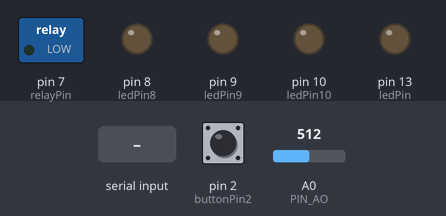
A sketch run on a simulated Arduino Uno, built with avr-gcc and run on an emulated ATmega328P. On the bench: switched loads named in the sketch (green lamp = pin HIGH), output pins drawn as LEDs (lit = HIGH). Dashed ring = blinking. The test bench sets the inputs (shaded band); at power-on: pin 2 (buttonPin2) LOW, A0 (PIN_AO) = 512. What the sketch prints to the serial monitor is not drawn.

Above: at 1.2 s.
1.3 s: pin 2 (buttonPin2) pulled HIGH for 3.2 s
At 2.5 s:
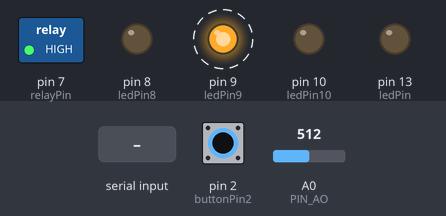
6.0 s: "on\n" received over Serial
7.5 s: "off\n" received over the second serial link
9.0 s: "90,45\n" received over Serial
10.5 s: "1\n" received over the second serial link
Timing chart, 0 to 13.0 s (numbered marks = the images above; inputs shaded):
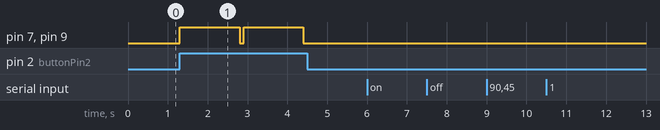

Measured:
- after the input at 1.3 s, pin 7 (relayPin), pin 9 (ledPin9): alternates HIGH for 1.5 s and LOW for 0.10 s, starting at once
- after the input at 6.0 s, every drawn part: stays the same
- after the input at 7.5 s, every drawn part: stays the same
- after the input at 9.0 s, every drawn part: stays the same
- after the input at 10.5 s, every drawn part: stays the same

The sketch:

relay_soil_moisture2.ino
```cpp
#include "SoftwareSerial.h"
#include <ArduinoJson.h>//step 1
#define PIN_TX 11
#define PIN_RX 12

#define LOCAL_TEST

StaticJsonDocument<200> doc;//step 2


SoftwareSerial swSerial(PIN_RX , PIN_TX);//12 11

#define PIN_AO 0
int relayPin = 7;
int ledPin =  13;

int ledPin8 = 8;
int ledPin9 = 9;
int ledPin10 = 10;


int buttonPin2 = 2;
int buttonState2 = 0;

int soilValue=0;
bool bAuto = false;
int delayTime = 1000;

void setup() {
  Serial.begin(9600);
  swSerial.begin(9600);
  pinMode(PIN_AO, INPUT);
  pinMode(ledPin, OUTPUT);
  pinMode(ledPin8,OUTPUT);
  pinMode(ledPin9,OUTPUT);
  pinMode(ledPin10,OUTPUT);
  pinMode(buttonPin2, INPUT);
  pinMode(relayPin, OUTPUT);


}


void loop() {

  #ifdef LOCAL_TEST
   //{"auto":"on"}
     hwSerialRead();
  #endif
  swSerialRead();
  soilValue = analogRead(PIN_AO);
  delay(100);

  buttonState2 = digitalRead(buttonPin2);
  if(buttonState2==1){
        digitalWrite(relayPin,HIGH);

        digitalWrite(ledPin8,LOW);
        digitalWrite(ledPin9,HIGH);
        digitalWrite(ledPin10,LOW);
        delay(1500);
        digitalWrite(ledPin8,LOW);
        digitalWrite(ledPin9,LOW);
        digitalWrite(ledPin10,LOW);
        digitalWrite(relayPin,LOW);

  }

  if(bAuto == true){


    Serial.print("AO=");
    Serial.println(soilValue);


      if(soilValue>600)
      {
        digitalWrite(relayPin,HIGH);
        digitalWrite(ledPin,HIGH);
        delay(delayTime);
        digitalWrite(relayPin,LOW);
        digitalWrite(ledPin,LOW);
      }
      else
      {
        digitalWrite(relayPin,LOW);
        digitalWrite(ledPin,LOW);

      }
      delay(100);
  }
}
```

hwSerialRead.ino
```cpp
void hwSerialRead()
{

  String s;
  while(Serial.available())
  {
    char c = Serial.read();
    if(c!='\n')
    {
      s=s+c;
    }
    delay(5);


  }
  //{"uTest":123}
  if(s != "")
  {
    Serial.println(s);

    handleNodeRed(s);
  }

}
```

nodeRedJson.ino
```cpp
void handleNodeRed(String payload){
  deserializeJson( doc, payload);//step 3


  Serial.print("doc[uTest]");
  String uTest = doc["uTest"];
  Serial.println(uTest);
  if(uTest != "null")
  {

  }
  else
  {
      /*
    {
      action:{
        "relay":"on",
        "delay":200
      }
      ,
      "auto":"on",
      "getSoilValue":"on"
      "{"waterInject":1500}"


    }
    */
    String jAuto = doc["auto"];
    String getSoilValue = doc["getSoilValue"];
    if(jAuto =="on")
    {
        digitalWrite(ledPin8,HIGH);
        digitalWrite(ledPin9,HIGH);
        digitalWrite(ledPin10,HIGH);
        bAuto = true;
    }
    else if(jAuto == "off")
    {
        digitalWrite(ledPin8,LOW);
        digitalWrite(ledPin9,LOW);
        digitalWrite(ledPin10,LOW);
        digitalWrite(relayPin,LOW);
        digitalWrite(ledPin,LOW);
        bAuto = false;
    }
    String jRelay = doc["action"]["relay"];
    String jDelay = doc["action"]["delay"];
    if(jRelay =="on")
    {
        digitalWrite(relayPin,HIGH);
        digitalWrite(ledPin,HIGH);

    }
    else if(jRelay =="off")
    {
      digitalWrite(relayPin,LOW);
      digitalWrite(ledPin,LOW);
    }
    if(jDelay !="null")
    {
      delayTime = jDelay.toInt();
    }

    //soilValue
    if(getSoilValue == "on")
    {


      swSerial.println(soilValue);
    }
     int  injectTime = doc["waterInject"];
     if(injectTime != 0){
        digitalWrite(relayPin,HIGH);

        digitalWrite(ledPin8,LOW);
        digitalWrite(ledPin9,HIGH);
        digitalWrite(ledPin10,LOW);
        delay(injectTime);
        digitalWrite(ledPin8,LOW);
        digitalWrite(ledPin9,LOW);
        digitalWrite(ledPin10,LOW);
        digitalWrite(relayPin,LOW);

  }

  }
}
```

swSerial.ino
```cpp
void swSerialRead()
{

  String s;
  while(swSerial.available())
  {
    char c = swSerial.read();
    if(c!='\n')
    {
      s=s+c;
    }
    delay(5);


  }
  if(s!="")
  {
    Serial.println(s);

    handleNodeRed(s);
  }

}
```
